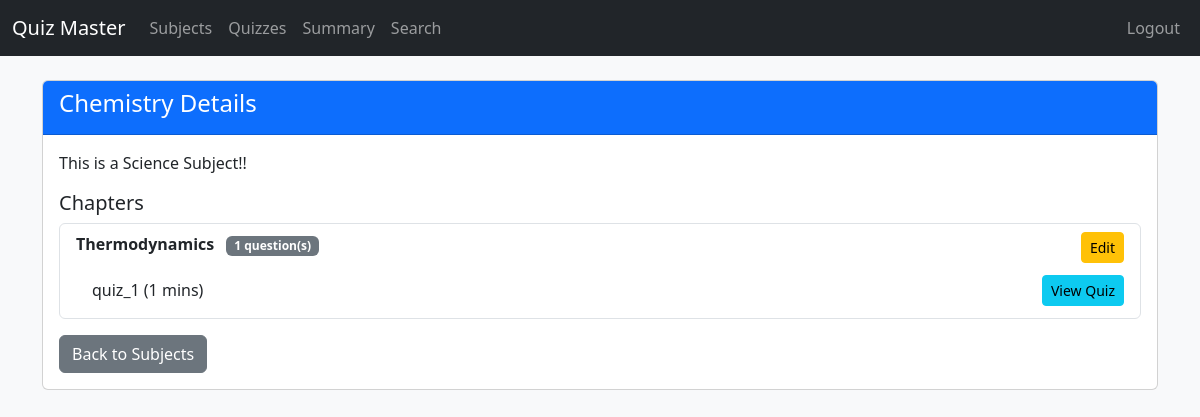
The app's page /subject/1 (signed in) with its own data.
### models.py (models this page shows, shortened)
class Subject(db.Model):
    __tablename__ = 'subjects'
    id = db.Column(db.Integer, primary_key=True)
    name = db.Column(db.String(100), nullable=False, unique=True)
    description = db.Column(db.Text, nullable=True)
    chapters = db.relationship('Chapter', backref='subject', cascade='all, delete-orphan', lazy=True)

class Chapter(db.Model):
    __tablename__ = 'chapters'
    id = db.Column(db.Integer, primary_key=True)
    name = db.Column(db.String(100), nullable=False)
    subject_id = db.Column(db.Integer, db.ForeignKey('subjects.id'), nullable=False)
    quizzes = db.relationship('Quiz', backref='chapter', cascade='all, delete-orphan', passive_deletes=True)

class Quiz(db.Model):
    __tablename__ = 'quizzes'
    id = db.Column(db.Integer, primary_key=True)
    title = db.Column(db.String(100), nullable=False)
    time_duration = db.Column(db.Integer, nullable=False)
    date_of_quiz = db.Column(db.DateTime, default=datetime.utcnow)
    remarks = db.Column(db.Text, nullable=True)
    chapter_id = db.Column(db.Integer, db.ForeignKey('chapters.id', ondelete='CASCADE'))
    questions = db.relationship('Question', backref='quiz', cascade='all, delete-orphan', passive_deletes=True)
    scores = db.relationship('Scores', backref='quiz', cascade='all, delete-orphan', passive_deletes=True)

### app.py (the view)
@app.route('/subject/<int:subject_id>')
def subject_detail(subject_id):
    if not session.get('admin_logged_in'):
        return redirect(url_for('admin_login'))
    subject = Subject.query.get_or_404(subject_id)
    return render_template('subject_detail.html', subject=subject)

### templates/subject_detail.html (shortened to what this page needs)
<!DOCTYPE html>
<html lang="en">
<head>
    <link href="https://cdn.jsdelivr.net/npm/bootstrap@5.3.0/dist/css/bootstrap.min.css" rel="stylesheet">
</head>
<body class="bg-light">
    <nav class="navbar navbar-expand-lg navbar-dark bg-dark">
        <div class="container-fluid">
            <a class="navbar-brand" href="{{ url_for('admin_dashboard') }}">Quiz Master</a>
            <div class="navbar-collapse">
                <ul class="navbar-nav me-auto">
                    <li class="nav-item">
                        <a class="nav-link" href="{{ url_for('manage_subjects') }}">Subjects</a>
                    </li>
                    <li class="nav-item">
                        <a class="nav-link" href="{{ url_for('manage_quizzes') }}">Quizzes</a>
                    </li>
                    <li class="nav-item">
                        <a class="nav-link" href="{{ url_for('admin_summary') }}">Summary</a>
                    </li>
                    <li class="nav-item">
                        <a class="nav-link" href="{{ url_for('admin_search') }}">Search</a>
                    </li>
                </ul>
                <ul class="navbar-nav">
                    <li class="nav-item">
                        <a class="nav-link" href="{{ url_for('admin_logout') }}">Logout</a>
                    </li>
                </ul>
            </div>
        </div>
    </nav>
    <div class="container mt-4">
        <div class="card">
            <div class="card-header bg-primary text-white">
                <h4>{{ subject.name }} Details</h4>
            </div>
            <div class="card-body">
                <p class="card-text">{{ subject.description }}</p>
                <h5>Chapters</h5>
                <div class="list-group">
                    {% for chapter in subject.chapters %}
                    <div class="list-group-item">
                        <div class="d-flex justify-content-between">
                            <div>
                                <strong>{{ chapter.name }}</strong>
                                <span class="badge bg-secondary ms-2">
                                    {% set q_count = namespace(total=0) %}
                                    {% for quiz in chapter.quizzes %}
                                        {% set q_count.total = q_count.total + quiz.questions|length %}
                                    {% endfor %}
                                    {{ q_count.total }} question(s)
                                </span>
                            </div>
                            <div>
                                <a href="{{ url_for('edit_chapter', id=chapter.id) }}" class="btn btn-sm btn-warning">Edit</a>
                            </div>
                        </div>
                        {% if chapter.quizzes %}
                        <div class="mt-2 ms-3">
                            {% for quiz in chapter.quizzes %}
                            <div class="d-flex justify-content-between align-items-center py-1">
                                <span>{{ quiz.title }} ({{ quiz.time_duration }} mins)</span>
                                <a href="{{ url_for('quiz_detail', quiz_id=quiz.id) }}" class="btn btn-sm btn-info">View Quiz</a>
                            </div>
                            {% endfor %}
                        </div>
                        {% endif %}
                    </div>
                    {% endfor %}
                </div>
                <div class="mt-3">
                    <a href="{{ url_for('manage_subjects') }}" class="btn btn-secondary">Back to Subjects</a>
                </div>
            </div>
        </div>
    </div>
</body>
</html>

### records on screen
Subject: name "Chemistry", description "This is a Science Subject!!"
Chapter: name "Thermodynamics", total "1"
Quiz: title "quiz_1", time_duration "1"
